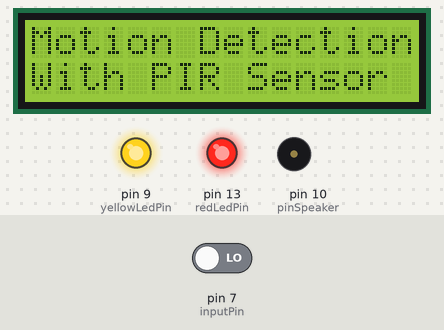
This sketch was run on a simulated Arduino Uno, built with avr-gcc and run on an emulated ATmega328P. Parts: 16×2 character LCD, output pins drawn as LEDs (lit = HIGH), buzzer (waves = sounding). The inputs (shaded band) are chosen by the test bench; at power-on: pin 7 (inputPin) LOW. What the sketch prints to the serial monitor is not drawn.

Above: at 4.1 s.
At 11.2 s:
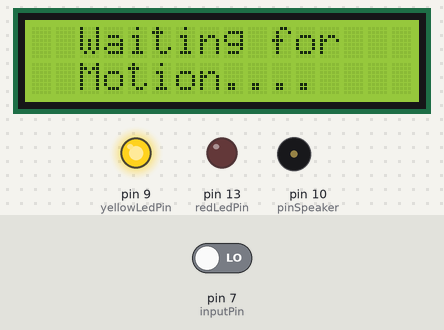
11.3 s: pin 7 (inputPin) driven HIGH
At 12.23 s:
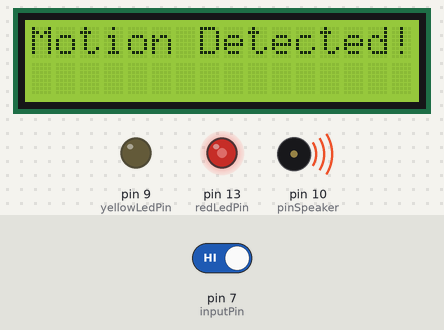
13.5 s: pin 7 (inputPin) driven LOW
At 16.2 s:
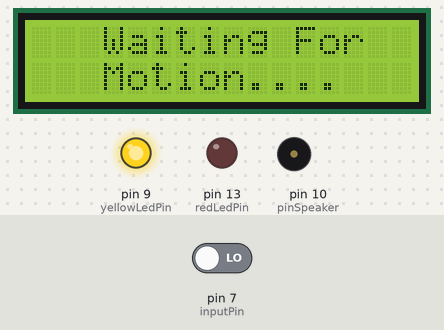
16.5 s: pin 7 (inputPin) driven HIGH
At 16.89 s:
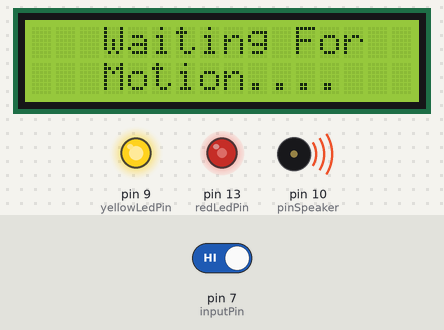
Timing chart, 0 to 24.5 s (numbered marks = the images above; inputs shaded):
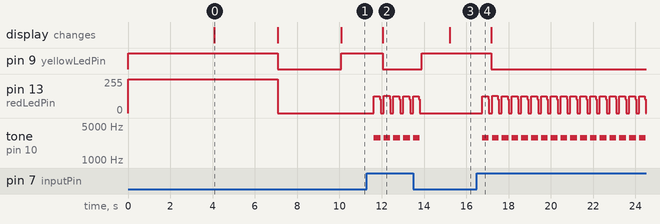

Measured:
- after the input at 11.3 s, pin 9 (yellowLedPin): HIGH → LOW after 0.75 s; tone on pin 10 (pinSpeaker): plays 2875 Hz for 0.32 s, 2869 Hz for 0.32 s, 2875 Hz for 0.32 s, 2875 Hz for 0.32 s, 2875 Hz for 0.02 s, starting after 0.32 s; the display: changes after 0.75 s (image 2)
- after the input at 13.5 s, pin 9 (yellowLedPin): LOW → HIGH after 0.40 s; pin 13 (redLedPin): goes on until 13.8 s, then stays 0/255; tone on pin 10 (pinSpeaker): goes on until 13.8 s, then stays silent; the display: changes after 1.7 s (image 3)
- after the input at 16.5 s, pin 9 (yellowLedPin): HIGH → LOW after 0.67 s; tone on pin 10 (pinSpeaker): plays 2875 Hz for 0.32 s, 2869 Hz for 0.32 s, 2875 Hz for 0.32 s, 2875 Hz for 0.32 s, 2875 Hz for 0.32 s, 2875 Hz for 0.32 s … (17 notes in this stretch), starting after 0.25 s
- what the display in image 0 shows lasts 3.0 s, from 4.1 s to 7.1 s

The sketch:

Code_Project.ino
```cpp
//This Type Of Sensor Detects Motion
//And lows L.E.D And Start Buzzing
//It Also Displays The That The "Motion is Detected" On
//An Lcd Screen

#include <LiquidCrystal.h>

int redLedPin = 13;     // Pin for the red LED
int yellowLedPin = 9;   // Pin for the yellow LED
int inputPin = 7;       // Pin for PIR sensor
int pirState = LOW;     // Initialization state, assuming for no motion
int val = 0;            // Variable of sensor status
int pinSpeaker = 10;    // Set up a speaker on a PWM pin (digital 9, 10, or 11)

// initialize the library with the numbers of the interface pins
LiquidCrystal lcd(12, 11, 5, 4, 3, 2);

void setup()
{
  // declare LEDs and Buzzer as output
  pinMode(redLedPin, OUTPUT);
  pinMode(yellowLedPin, OUTPUT);
  pinMode(pinSpeaker, OUTPUT);

  // declare sensor as input
  pinMode(inputPin, INPUT);

  // Rest of these codes on "setup()" These are for initialization only
  digitalWrite(redLedPin, HIGH);
  digitalWrite(yellowLedPin, HIGH);

  Serial.begin(9600);
  lcd.begin(16, 2);
  lcd.setCursor(3, 0);                      // Set LCD cursor position (column, row)
  lcd.print("Car Alarm");                   // Print text to LCD
  lcd.setCursor(3, 1);                      // Set LCD cursor position (column,row)
  lcd.print("Security");                    // Print text to LCD
  delay(4000);      // wait 5s              // Delay to read text

  lcd.clear();
  lcd.setCursor(0, 0);
  lcd.print("Motion Detection");
  lcd.setCursor(0, 1);
  lcd.print("With PIR Sensor");
  delay(3000);

  digitalWrite(redLedPin, LOW);
  digitalWrite(yellowLedPin, LOW);

  lcd.clear();
  lcd.setCursor(2, 0);
  lcd.print("Calibrating");
  lcd.setCursor(3, 1);
  lcd.print("Sensor ...");
  delay(3000);

  lcd.clear();
  lcd.setCursor(2, 0);
  lcd.print("Waiting for");
  lcd.setCursor(2, 1);
  lcd.print("Motion....");
}

void loop()
{
  val = digitalRead(inputPin);        // read input value

  // If motion is detected, set LED to red and turn on the buzzer
  if (val == HIGH)
  {
      playTone(300, 300);
      delay(150);

      if (pirState == LOW)
      {
        digitalWrite(yellowLedPin, LOW);
        Serial.println("Motion detected!");
        lcd.clear() ;
        lcd.setCursor(0, 0);                     // Set LCD cursor position (column 0, row 0)
        lcd.print("Motion Detected!");

        // We only want to print on the output change, not state
        pirState = HIGH;
      }
  }
  // Otherwise make the state back to normal, turn the yellow LED back on
  else
  {
      digitalWrite(yellowLedPin, HIGH);
      digitalWrite(redLedPin, LOW);

      playTone(0, 0);
      delay(300);
      if (pirState == HIGH)
      {
        // we have just turned of
        Serial.println("Motion ended!");
        delay(1000);
        lcd.clear() ;
        lcd.setCursor(3, 0);
        lcd.print("Waiting For");
        lcd.setCursor(3, 1);
        lcd.print("Motion....");      // We only want to print on the output change, not state
        pirState = LOW;
      }
   }
}

// duration in mSecs, frequency in hertz
void playTone(long duration, int freq)
{
    duration *= 1000;
    int period = (1.0 / freq) * 100000;
    long elapsed_time = 0;
    while (elapsed_time < duration)
    {
        digitalWrite(redLedPin, HIGH);
        digitalWrite(pinSpeaker,HIGH);
        delayMicroseconds(period / 2);

        digitalWrite(redLedPin, LOW);
        digitalWrite(pinSpeaker, LOW);
        delayMicroseconds(period / 2);

        elapsed_time += (period);
    }
}
```
